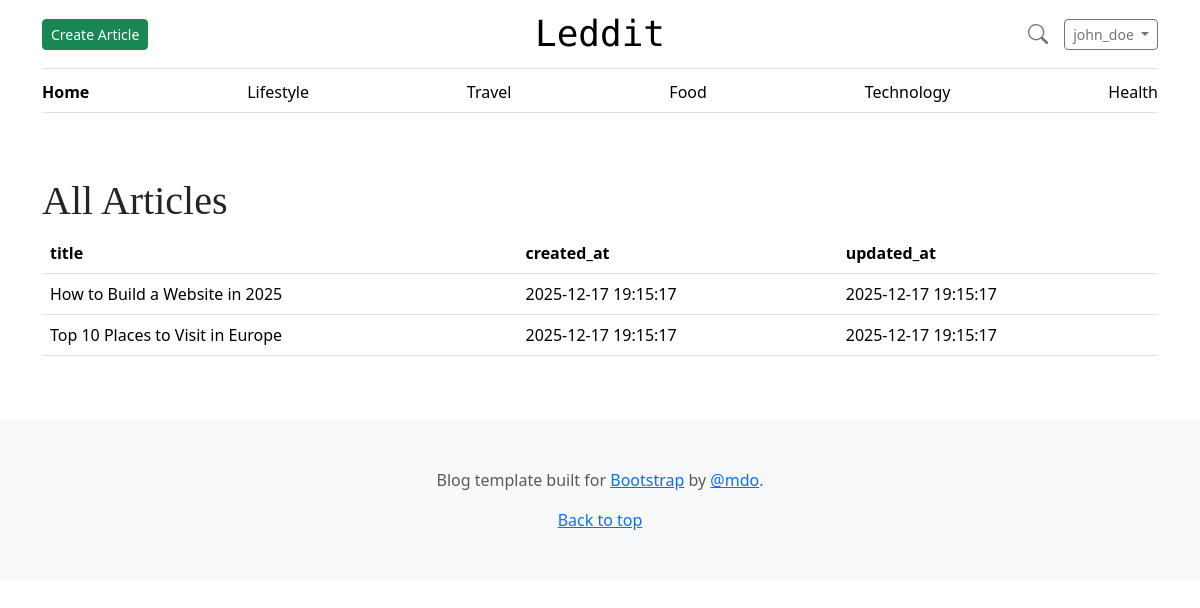
The app's page /all_articles.php (signed in) with its own data.
### tables this page shows
CREATE TABLE articles (
    article_id INT AUTO_INCREMENT PRIMARY KEY,
    FK_user_id INT NOT NULL,
    title VARCHAR(255) NOT NULL,
    summary TEXT,
    content LONGTEXT NOT NULL,
    created_at TIMESTAMP DEFAULT CURRENT_TIMESTAMP,
    updated_at TIMESTAMP DEFAULT CURRENT_TIMESTAMP ON UPDATE CURRENT_TIMESTAMP,
    is_active BOOLEAN DEFAULT TRUE,

    FULLTEXT KEY ft_title_summary (title, summary),
    FULLTEXT KEY ft_content (content),

    FOREIGN KEY (FK_user_id) REFERENCES users(user_id) ON DELETE CASCADE
);

### www/all_articles.php (the view, shortened to what this page needs)
<?php
require_once("db_access.php");
$sql = "SELECT title, created_at, updated_at
        FROM articles
        ";
$stmt = $pdo->prepare($sql);
$stmt->execute();
$articles = $stmt->fetchAll(PDO::FETCH_ASSOC);
?>
<!DOCTYPE html>
<html lang="en">
<head>
    <?php readfile(__DIR__ . "/assets/head.html"); ?>
</head>
<body>
<?php require_once("./assets/navbar.php"); ?>
<main class="container py-5">
    <h1>All Articles</h1>
    <?php if (!$articles): ?>
        <p class="text-muted">No articles have been written yet.</p>
    <?php else: ?>
        <table class="table align-middle">
            <thead>
            <tr>
                <?php foreach (array_keys($articles[0]) as $column): ?>
                    <th><?= htmlspecialchars($column) ?></th>
                <?php endforeach; ?>
            </tr>
            </thead>
            <tbody>
            <?php foreach ($articles as $row): ?>
                <tr>
                    <td><?= htmlspecialchars($row["title"]) ?></td>
                    <td><?= htmlspecialchars($row["created_at"]) ?></td>
                    <td><?= htmlspecialchars($row["updated_at"]) ?></td>
                </tr>
            <?php endforeach; ?>
            </tbody>
        </table>
    <?php endif; ?>
</main>
<?php readfile("./assets/footer.html"); ?>
</body>
</html>

### www/assets/css/blog.css (style rules this page uses)
h1, h2, h3, h4, h5, h6 { font-family: "Playfair Display", Georgia, "Times New Roman", serif; }

### records on screen
articles: title "How to Build a Website in 2025", created_at "2025-12-17 19:15:17", updated_at "2025-12-17 19:15:17"
articles: title "Top 10 Places to Visit in Europe", created_at "2025-12-17 19:15:17", updated_at "2025-12-17 19:15:17"

### other values on screen
$_SESSION["user_name_logged_in"] "john_doe"
$column "title"
$column "created_at"
$column "updated_at"
